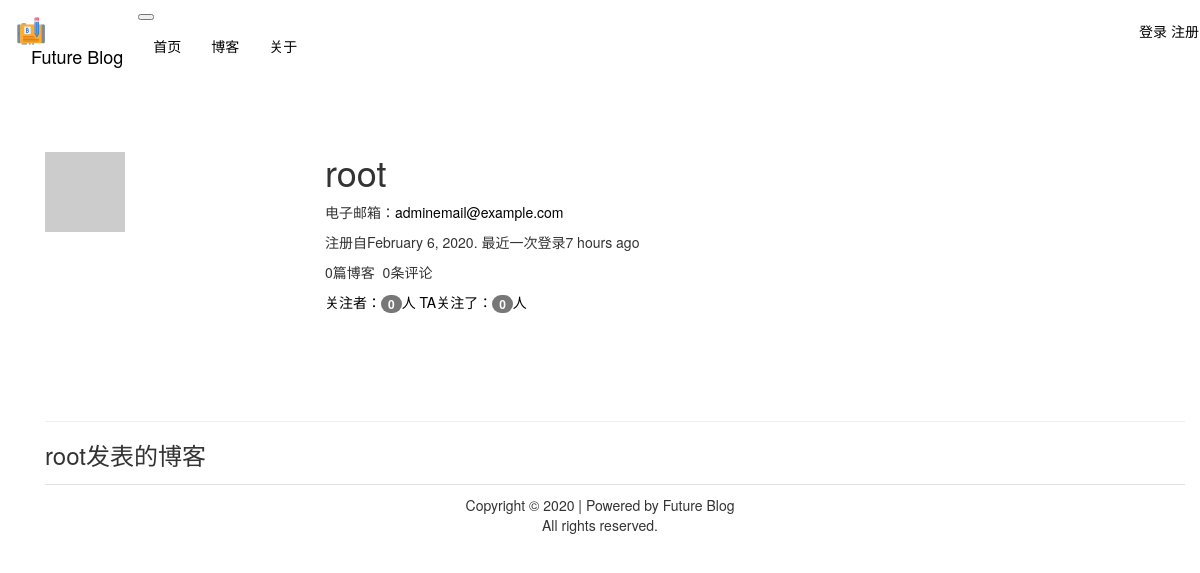
Page /user/root/ on the earlier database version.
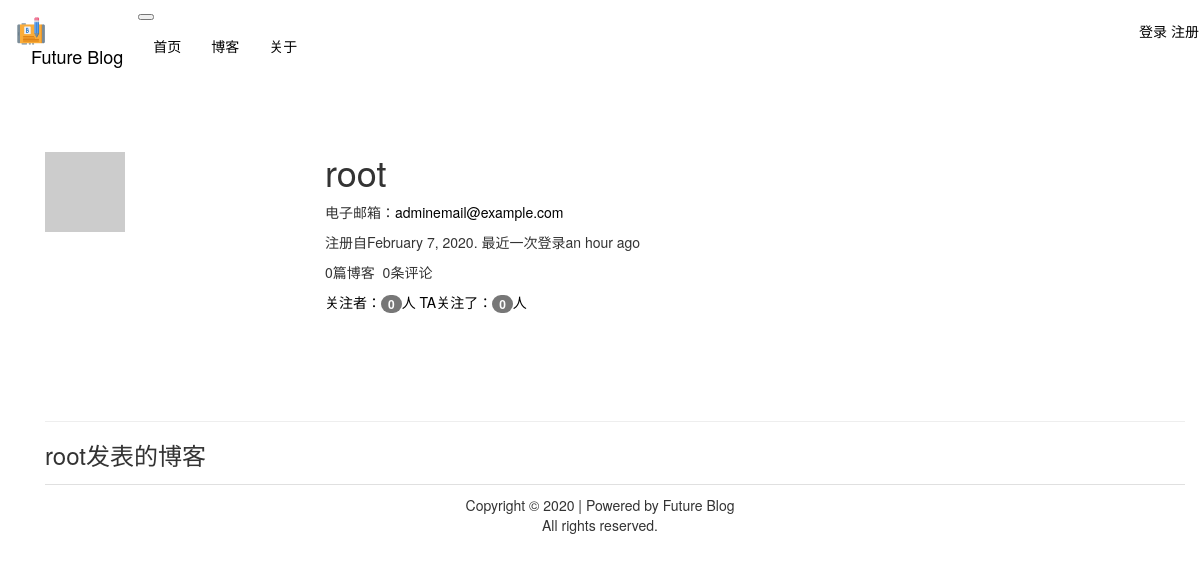
Same page on the later database version.
### app/main/models.py (models this page shows, shortened)
class User(UserMixin, db.Model):
    __tablename__ = 'users'
    id = db.Column(db.Integer, primary_key=True)
    email = db.Column(db.String(64), unique=True, index=True)
    username = db.Column(db.String(64), unique=True, index=True)
    role_id = db.Column(db.Integer, db.ForeignKey('roles.id'))
    password_hash = db.Column(db.String(128))
    name = db.Column(db.String(64))
    location = db.Column(db.String(64))
    about_me = db.Column(db.Text())
    member_since = db.Column(db.DateTime(), default=datetime.utcnow)
    last_seen = db.Column(db.DateTime(), default=datetime.utcnow)
    avatar_hash = db.Column(db.String(32))
    dark_theme = db.Column(db.Boolean, default=False)
    posts = db.relationship('Post', backref='author', lazy='dynamic')
    followed = db.relationship('Follow', foreign_keys=[Follow.follower_id],
                                backref=db.backref('follower', lazy='joined'), lazy='dynamic',
                                cascade='all, delete-orphan')
    followers = db.relationship('Follow', foreign_keys=[Follow.followed_id],
                                backref=db.backref('followed', lazy='joined'), lazy='dynamic',
                                cascade='all, delete-orphan')
    comments = db.relationship('Comment', backref='author', lazy='dynamic')
    chat_se = db.relationship('Chat', backref='author', lazy='dynamic', foreign_keys=[Chat.author_id])
    chat_re = db.relationship('Chat', backref='reciver', lazy='dynamic', foreign_keys=[Chat.reciver_id])
    unread = db.Column(db.Integer)
    likes = db.relationship('Like', backref='author', lazy='dynamic')
    favorites = db.relationship('Favorite', backref='owner', lazy='dynamic')
    @property
    def password(self):
        raise AttributeError('password is not a readable attribute')
    def gravatar(self, size=100, default='identicon', rating='g'):
        if request.is_secure:
            url = 'https://secure.gravatar.com/avatar'
        else:
            url = 'http://www.gravatar.com/avatar'
        hash = hashlib.md5(self.email.lower().encode('utf-8')).hexdigest()
        return '{url}/{hash}?s={size}&d={default}&r={rating}'.format(url=url, hash=hash, size=size,
                                                                    default=default, rating=rating)

### app/main/views.py (the view)
@main.route('/user/<username>/')
def user(username):
    user = User.query.filter_by(username=username).first()
    if user is None:
        abort(404)
    posts = user.posts.order_by(Post.timestamp.desc()).all()
    return render_template('user.html', user=user, posts=posts)

### app/main/__init__.py (called while the page is built)
@main.app_context_processor
def inject_permissions():
    return dict(Permission=Permission)

### app/main/models.py (called while the page is built)
    def can(self, permissions):
        return False

    def is_admin(self):
        return False

### blog.py (called while the page is built)
@app.before_request
def before_request():
    if current_user.is_authenticated:
        current_user.ping()

### app/templates/user.html (shortened to what this page needs)
{% extends "base.html" %}
{% block page_content %}
    <div class="page-header">
    <img class="rounded-circle profile-thumbnail" src="{{ user.gravatar(size=256) }}">
    <div class="profile-header">
    <h1>{{ user.username }}</h1>
    <p>电子邮箱：<a href="mailto:{{ user.email }}">{{ user.email }}</a></p>
    <p>
        注册自{{ moment(user.member_since).format('LL') }}.
        最近一次登录{{ moment(user.last_seen).fromNow() }}
    </p>
    <p>{{ user.posts.count() }}篇博客&nbsp; {{ user.comments.count() }}条评论</p>
    <p>
        <a href="{{ url_for('.followers', username=user.username) }}">关注者：<span class="badge badge-primary badge-pill">{{ user.followers.count() - 1 }}</span>人</a>
        <a href="{{ url_for('.followed_by', username=user.username) }}">TA关注了：<span class="badge badge-primary badge-pill">{{ user.followed.count() - 1 }}</span>人</a>
    </p>
    </div>
    </div>
    <h3>{{ user.username }}发表的博客</h3>
    {% include '_posts.html' %}
{% endblock %}

Differences in the rows shown:
changed User "root": member_since "February 6, 2020" → "February 7, 2020"; last_seen "7 hours ago" → "an hour ago"
